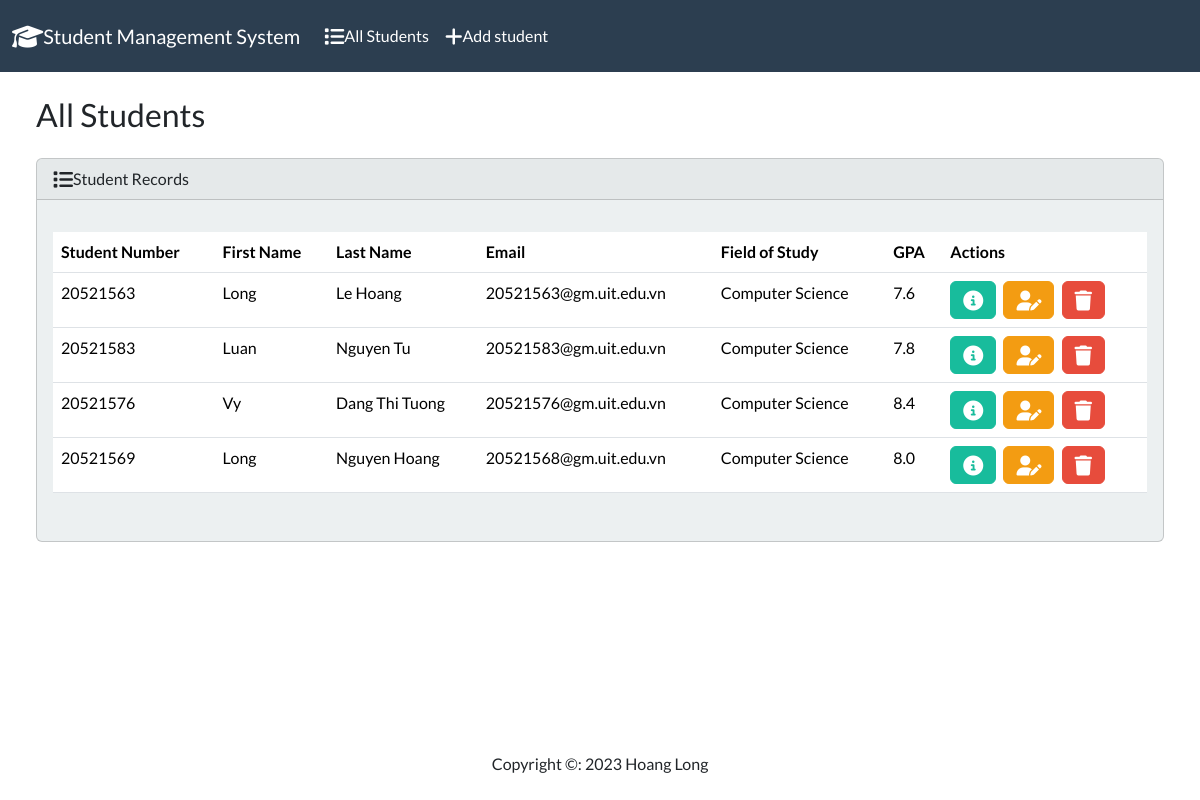
The page / on the database its author committed.
### students/models.py (models this page shows, shortened)
class Student(models.Model):
    student_number = models.PositiveIntegerField()
    first_name = models.CharField(max_length=50)
    last_name = models.CharField(max_length=50)
    email = models.EmailField(max_length=100)
    field_of_study = models.CharField(max_length=50)
    gpa = models.FloatField()

### students/views.py (the view)
# urls.py: path('', views.index, name='index'),
def index(request):
    return render(request, 'students/index.html',{
        'students': Student.objects.all()
    })

### students/templates/students/index.html (shortened to what this page needs)
{% extends "students/base.html" %}
{% block body %}
<h3 class="m-4">All Students</h3>
<div class="row">
    <div class="col-12">
        {% if students %}
            <div class="card bg-light ms-4 me-4 mb-4">
                <div class="card-header">
                    <i class="fa-solid fa-list fa-lg"></i>Student Records
                </div>
                <div class="card-body">
                <p class="card-text">
                    <div class="table-responsive">
                        <table class="table table-hover">
                            <thead>
                              <tr>
                                <th scope="col">Student Number</th>
                                <th scope="col">First Name</th>
                                <th scope="col">Last Name</th>
                                <th scope="col">Email</th>
                                <th scope="col">Field of Study</th>
                                <th scope="col">GPA</th>
                                <th scope="col">Actions</th>
                              </tr>
                            </thead>
                            <tbody>
                                {% for student in students %}
                                    <tr>
                                        <td>{{student.student_number}}</td>
                                        <td>{{student.first_name}}</td>
                                        <td>{{student.last_name}}</td>
                                        <td>{{student.email}}</td>
                                        <td>{{student.field_of_study}}</td>
                                        <td>{{student.gpa}}</td>
                                        <td>
                                          <button type="button" class="btn btn-success me-1" href="{% url 'view_student' student.id %}" data-bs-toggle="modal" data-bs-target="#myModal{{student.id}}">
                                          <i class="fa-solid fa-circle-info fa-lg"></i>
                                        </button>
                                        <a class="btn btn-warning me-1" href="{% url 'edit' student.id %}">
                                          <i class="fa-solid fa-user-pen fa-lg"></i>
                                        </a>
                                        <button type="button" class="btn btn-danger" data-bs-toggle="modal" data-bs-target="#delete{{student.id}}">
                                          <i class="fa-solid fa-trash fa-lg"></i>
                                        </button>
                                        </td>
                                    </tr>
                                {% endfor %}
                            </tbody>
                          </table>
                    </div>
                </p>
            </div>
          </div>
        {% else %}
            <h5 class="alert alert-primary ms-4 me-4">No Student Records</h5>
        {% endif %}
    </div>
</div>
{% endblock %}

### students/templates/students/base.html (shortened to what this page needs)
{% load static %}
<!DOCTYPE html>
<html>
    <head>
        <link rel="stylesheet" href="https://cdnjs.cloudflare.com/ajax/libs/font-awesome/6.4.2/css/all.min.css" />
        <link rel="stylesheet" href="{% static 'css/bootstrap.min.css' %}">
    <body class="d-flex flex-column min-vh-100">
        <nav class="navbar navbar-expand-lg bg-primary" data-bs-theme="dark">
            <div class="container-fluid">
              <a class="navbar-brand" href="{% url 'index' %}">
                <i class="fa-solid fa-graduation-cap fa-lg"></i>Student Management System
            </a>
              <div class="collapse navbar-collapse" id="navbarColor01">
                <ul class="navbar-nav me-auto">
                  <li class="nav-item">
                    <a class="nav-link" href="{% url 'index' %}">
                        <i class="fa-solid fa-list fa-lg"></i>All Students
                    </a>
                  </li>
                  <li class="nav-item">
                    <a class="nav-link" href="{% url 'add' %}">
                        <i class="fa-solid fa-plus fa-lg"></i>Add student
                    </a>
                  </li>
                </ul>
              </div>
            </div>
        </nav>
        <div class="container-fluid">
            {% block body%}
            {% endblock %}
        </div>
        <footer class="mt-auto mb-4">
            <div class="text-center">
                <span>
                    Copyright &copy: <script>document.write(new Date().getFullYear())</script> Hoang Long
                </span>
            </div>
        </footer>
    </body>
    </head>
</html>

### rows shown on the page
Student: student_number "20521563", first_name "Long", last_name "Le Hoang", email "20521563@gm.uit.edu.vn", field_of_study "Computer Science", gpa "7.6"
Student: student_number "20521583", first_name "Luan", last_name "Nguyen Tu", email "20521583@gm.uit.edu.vn", field_of_study "Computer Science", gpa "7.8"
Student: student_number "20521576", first_name "Vy", last_name "Dang Thi Tuong", email "20521576@gm.uit.edu.vn", field_of_study "Computer Science", gpa "8.4"
Student: student_number "20521569", first_name "Long", last_name "Nguyen Hoang", email "20521568@gm.uit.edu.vn", field_of_study "Computer Science", gpa "8.0"
